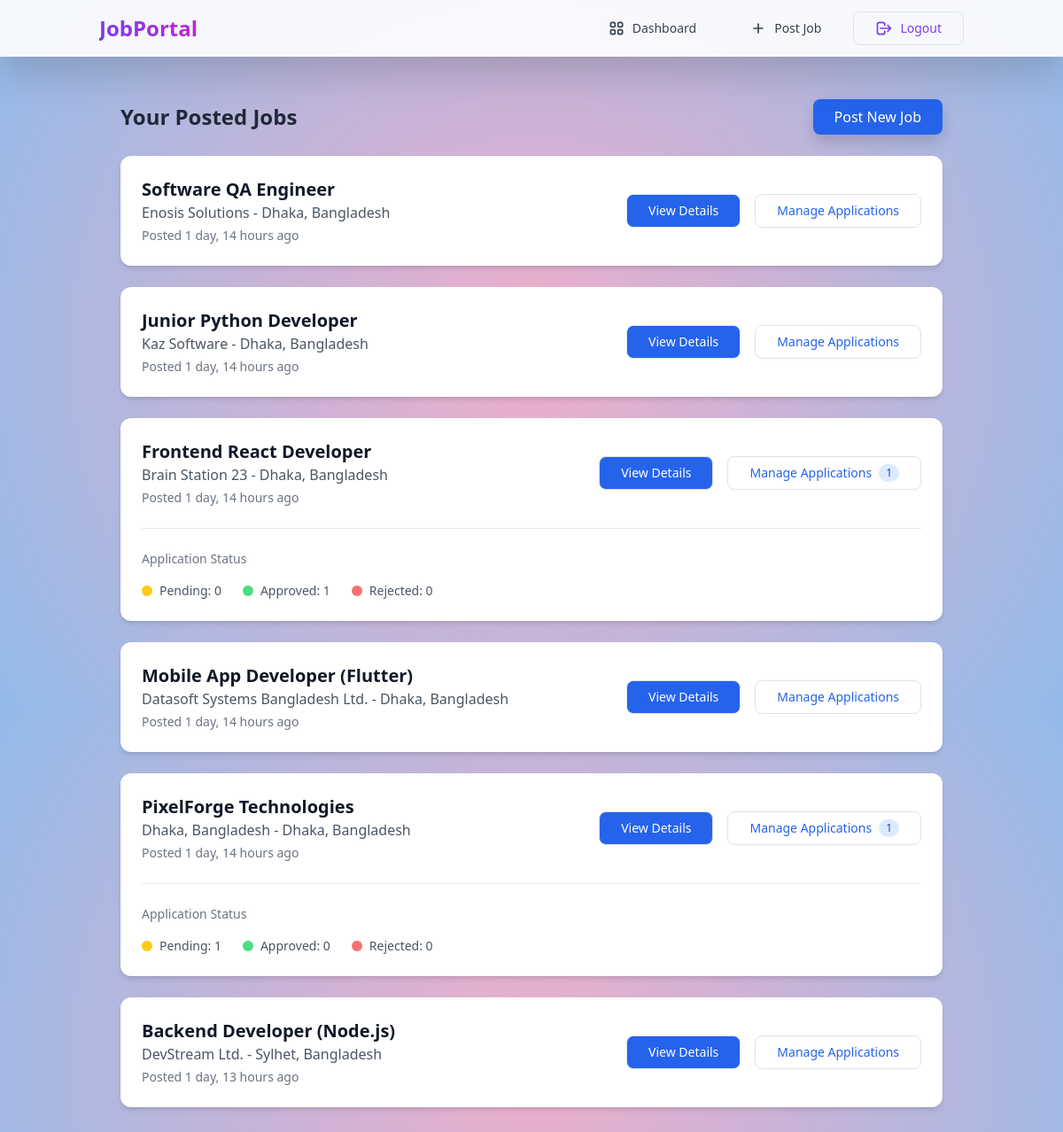
Page /dashboard/ (signed in) on the committed database.
### jobs/models.py (models this page shows, shortened)
class Job(models.Model):
    JOB_TYPE_CHOICES = [
        ('full_time', 'Full Time'),
        ('part_time', 'Part Time'),
        ('contract', 'Contract'),
        ('freelance', 'Freelance'),
        ('internship', 'Internship'),
    ]
    title = models.CharField(max_length=200)
    company_name = models.CharField(max_length=200)
    location = models.CharField(max_length=200)
    job_type = models.CharField(max_length=20, choices=JOB_TYPE_CHOICES, default='full_time')
    salary = models.CharField(max_length=100, blank=True)
    description = models.TextField()
    requirements = models.TextField(blank=True)
    benefits = models.TextField(blank=True)
    posted_by = models.ForeignKey(
        settings.AUTH_USER_MODEL,
        on_delete=models.CASCADE,
        related_name='posted_jobs'
    )
    created_at = models.DateTimeField(auto_now_add=True)

### jobs/views.py (the view)
# urls.py: path('dashboard/', views.dashboard, name='dashboard'),
@login_required
def dashboard(request):
    if request.user.is_employer:
        jobs = Job.objects.filter(posted_by=request.user)
        for job in jobs:
            job.application_count = job.applications.count()
            job.pending_count = job.applications.filter(status='pending').count()
            job.approved_count = job.applications.filter(status='approved').count()
            job.rejected_count = job.applications.filter(status='rejected').count()
        return render(request, 'jobs/employer_dashboard.html', {'jobs': jobs})
    else:
        status_filter = request.GET.get('status', '')
        applications = Application.objects.filter(applicant=request.user)
        if status_filter and status_filter != 'all':
            applications = applications.filter(status=status_filter)
        return render(request, 'jobs/applicant_dashboard.html', {'applications': applications})

### jobs/templates/jobs/employer_dashboard.html (shortened to what this page needs)
{% extends 'base.html' %}
{% load static %}
{% block content %}
<div class="max-w-7xl mx-auto px-4 py-8">
    <div class="flex justify-between items-center mb-6">
        <h2 class="text-2xl font-bold text-gray-800">Your Posted Jobs</h2>
        <a href="{% url 'post_job' %}" class="bg-blue-600 text-white px-6 py-2 rounded-lg shadow hover:bg-blue-700 transition">
            Post New Job
        </a>
    </div>
    {% if jobs %}
        <div class="grid grid-cols-1 gap-6">
            {% for job in jobs %}
                <div class="bg-white rounded-xl shadow-md overflow-hidden">
                    <div class="p-6">
                        <div class="flex flex-col lg:flex-row lg:items-center justify-between gap-4">
                            <div>
                                <h3 class="text-xl font-bold text-gray-900">{{ job.title }}</h3>
                                <p class="text-gray-600">{{ job.company_name }} - {{ job.location }}</p>
                                <p class="text-sm text-gray-500 mt-1">Posted {{ job.created_at|timesince }} ago</p>
                            </div>
                            <div class="flex gap-3">
                                <a href="{% url 'job_detail' job.id %}"
                                   class="inline-flex items-center px-4 py-2 border border-transparent rounded-lg text-sm font-medium text-white bg-blue-600 hover:bg-blue-700">
                                    View Details
                                </a>
                                <a href="{% url 'manage_applications' job.id %}"
                                   class="inline-flex items-center px-4 py-2 border border-blue-600 rounded-lg text-sm font-medium text-blue-600 bg-white hover:bg-blue-50">
                                    Manage Applications
                                    {% if job.application_count %}
                                        <span class="ml-2 px-2 py-0.5 text-xs rounded-full bg-blue-100 text-blue-800">
                                            {{ job.application_count }}
                                        </span>
                                    {% endif %}
                                </a>
                            </div>
                        </div>
                        {% if job.application_count %}
                            <div class="mt-4 pt-4 border-t border-gray-200">
                                <h4 class="text-sm font-medium text-gray-500 mb-3">Application Status</h4>
                                <div class="flex flex-wrap gap-4">
                                    <div class="flex items-center gap-2">
                                        <span class="w-3 h-3 bg-yellow-400 rounded-full"></span>
                                        <span class="text-sm text-gray-600">
                                            Pending: {{ job.pending_count }}
                                        </span>
                                    </div>
                                    <div class="flex items-center gap-2">
                                        <span class="w-3 h-3 bg-green-400 rounded-full"></span>
                                        <span class="text-sm text-gray-600">
                                            Approved: {{ job.approved_count }}
                                        </span>
                                    </div>
                                    <div class="flex items-center gap-2">
                                        <span class="w-3 h-3 bg-red-400 rounded-full"></span>
                                        <span class="text-sm text-gray-600">
                                            Rejected: {{ job.rejected_count }}
                                        </span>
                                    </div>
                                </div>
                            </div>
                        {% endif %}
                    </div>
                </div>
            {% endfor %}
        </div>
    {% endif %}
</div>
{% endblock %}

### rows in the picture
Job: title "Software QA Engineer", company_name "Enosis Solutions", location "Dhaka, Bangladesh", created_at "1 day, 14 hours"
Job: title "Junior Python Developer", company_name "Kaz Software", location "Dhaka, Bangladesh", created_at "1 day, 14 hours"
Job: title "Frontend React Developer", company_name "Brain Station 23", location "Dhaka, Bangladesh", created_at "1 day, 14 hours", application_count "1", pending_count "0", approved_count "1", rejected_count "0"
Job: title "Mobile App Developer (Flutter)", company_name "Datasoft Systems Bangladesh Ltd.", location "Dhaka, Bangladesh", created_at "1 day, 14 hours"
Job: title "PixelForge Technologies", company_name "Dhaka, Bangladesh", location "Dhaka, Bangladesh", created_at "1 day, 14 hours", application_count "1", pending_count "1", approved_count "0", rejected_count "0"
Job: title "Backend Developer (Node.js)", company_name "DevStream Ltd.", location "Sylhet, Bangladesh", created_at "1 day, 13 hours"
